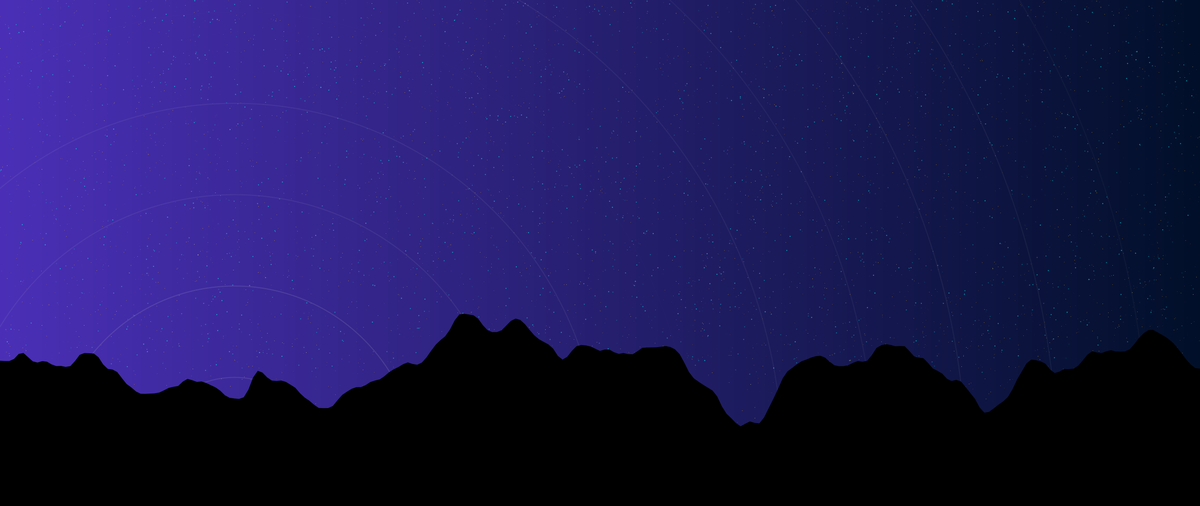
Frame 1 (no input)
Frame 60 (the mouse pressed at the canvas centre just before this capture): identical to frame 1, image omitted
Frame 120 (the mouse held since frame 60 and released just before this capture): identical to frame 1, image omitted

The Processing sketch that drew this single still picture (run headless with seeded random() and noise(); from frame 60 on, the mouse is pressed at the canvas centre):

// Processing sketch: sky
// ── sky.pde
color y1 = color(255, 255, 153) ;//bright yellow
color y2 = color(253, 188, 0);//yellow
color b1 = color(0, 255, 255);//bright blue
color p1 = color(102, 51, 255);//purple

//color[] cols = {y1, y2, b1, p1};
void setup() {
  size(2560, 1080);

  drawColor();
  drawStar();
  drawCircle(500, 1000, 390);
  drawGround();
}



void draw() {
}

void drawColor() {//draw background with gradetion

  color c1 =  color(74, 47, 182);//purple
  color c2 = color(1, 15, 41);//blue

  for (float w = 0; w<width; w+=6) {
    color c = lerpColor(c1, c2, w/width); 
    fill(c);
    noStroke();
    rect(w, 0, 6, height);
  }
}


void drawStar() {//draw stars

  for (int i = 0; i<8000; i++) {
    strokeWeight(random(1));
    if (i%4==0)stroke(y1);
    else stroke(y2);
    point(random(width), random(height));
  }

  for (int i = 0; i<2000; i++) {//draw different colors
    strokeWeight(2);
    if (i%15==0)stroke(y2, random(100));
    else stroke(b1, random(200));
    float x= random(width);
    point(x+random(-80, 80), random(0, 800) );
  }
}


void drawCircle(float x, float y, float d) {//draw locus
  for (int i=1; i<=10; i=i+1) {
     noFill();
    stroke(205, random(50));
    ellipse(x, y, d*i, d*i);
  }
}


void drawGround() {//draw mountain
  fill(0);
  noStroke();
  beginShape(); 
  //beginshapeとendshapeで挟まれた間にあるvertexを線で結びます。

  float xoff = 100;         
  float yoff = 0.0;        
  for (float x = 0; x <= width; x += 10) {
    float y = map(noise(xoff, yoff), 0, 1, 600, 1000);
    vertex(x, y); 
    xoff += 0.05;
  }
  yoff += 0.01;
  vertex(width, height);
  vertex(0, height);
  endShape(CLOSE);
}



void keyPressed() {
  int a = 1;
  //エンターキーが押されたらS
  if (keyCode == ENTER) {
    //「sample 番号 .png」の名前で画像を保存
    save("samples" + a + ".png");
    //この処理を行うごとにaを1増やす
    a++;
  }
}
